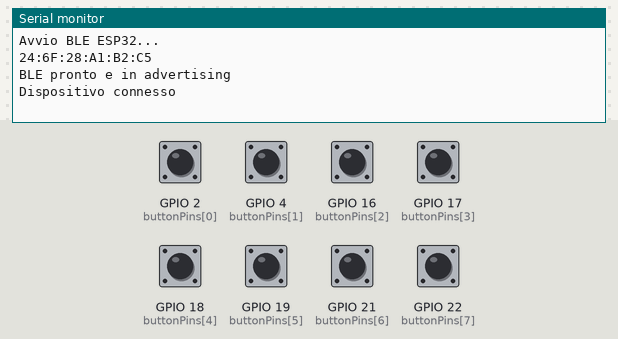
The sketch below on a simulated ESP32. Parts: the last lines printed to the serial monitor. The test bench sets the inputs (shaded band); at power-on: GPIO 2 (buttonPins[0]), GPIO 4 (buttonPins[1]), GPIO 16 (buttonPins[2]), GPIO 17 (buttonPins[3]), GPIO 18 (buttonPins[4]), GPIO 19 (buttonPins[5]), GPIO 21 (buttonPins[6]), GPIO 22 (buttonPins[7]) HIGH. Nothing arrives over Bluetooth unless stated; a phone connects over Bluetooth LE 3 s after start.

Above: at 3.9 s.
4.0 s: GPIO 2 (buttonPins[0]) pulled LOW for 0.15 s
At 5.2 s:
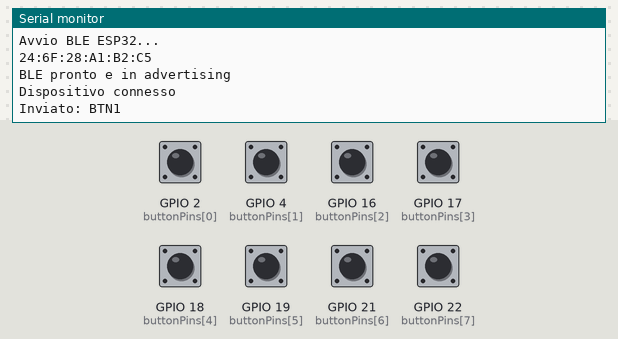
5.6 s: GPIO 4 (buttonPins[1]) pulled LOW for 0.15 s
At 6.5 s:
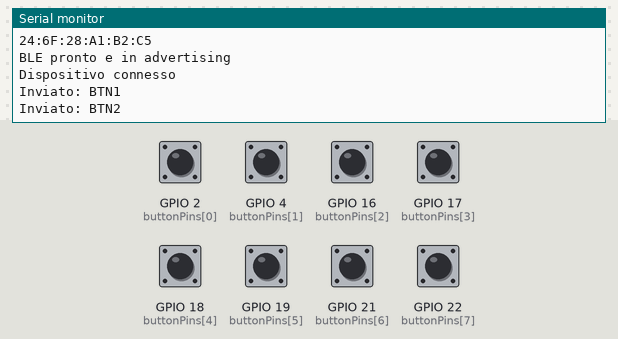
7.2 s: GPIO 16 (buttonPins[2]) pulled LOW for 0.15 s
At 7.8 s:
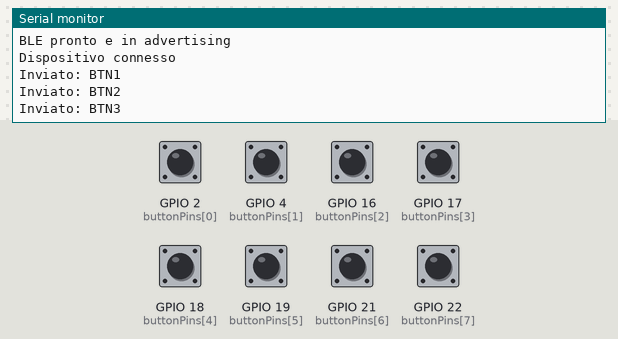
8.8 s: GPIO 17 (buttonPins[3]) pulled LOW for 0.15 s
At 10.0 s:
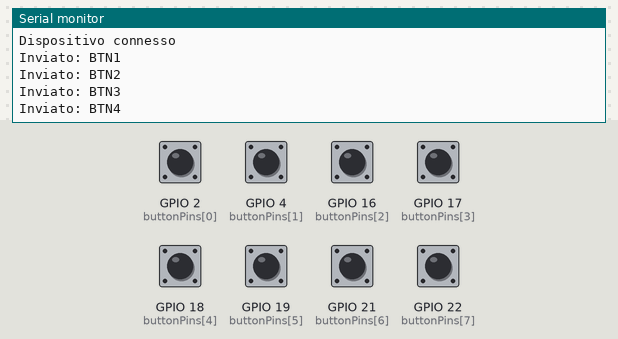
10.4 s: GPIO 18 (buttonPins[4]) pulled LOW for 0.15 s
At 11.6 s:
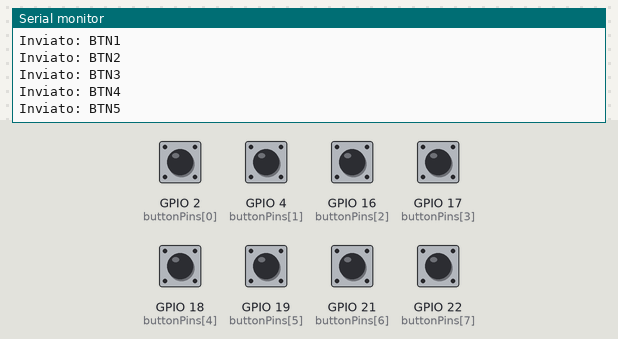
12.0 s: GPIO 19 (buttonPins[5]) pulled LOW for 0.15 s
At 12.9 s:
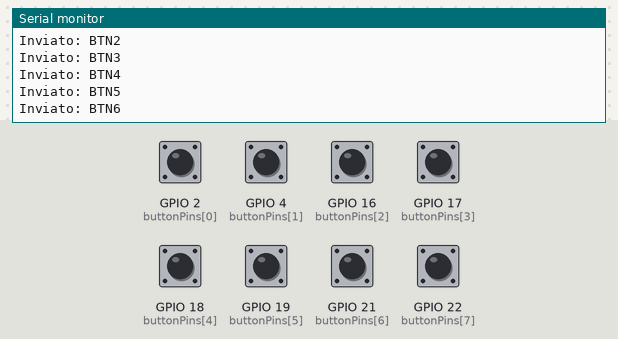
Timing chart, 0 to 14.6 s (numbered marks = the images above; inputs shaded):
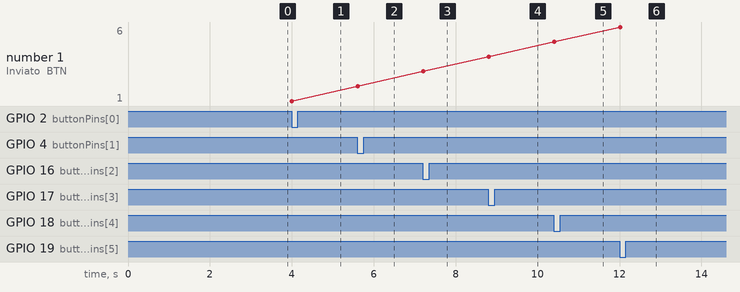

Measured:
- after the input at 4.0 s, the serial monitor: prints a new line at once (image 1)
- after the input at 5.6 s, the serial monitor: prints a new line at once (image 2)
- after the input at 7.2 s, the serial monitor: prints a new line at once (image 3)
- after the input at 8.8 s, the serial monitor: prints a new line at once (image 4)
- after the input at 10.4 s, the serial monitor: prints a new line at once (image 5)
- after the input at 12.0 s, the serial monitor: prints a new line at once (image 6)
- plotted number 1: 1 → 2 after the input at 5.6 s, 2 → 3 after the input at 7.2 s, 3 → 4 after the input at 8.8 s, 4 → 5 after the input at 10.4 s, 5 → 6 after the input at 12.0 s

The sketch:

steering_buttons.ino
```cpp
#include <BLEDevice.h>
#include <BLEServer.h>
#include <BLEUtils.h>
#include <BLE2902.h>
#include "esp_bt_device.h"

// UUID per servizio e caratteristica
#define SERVICE_UUID        "12345678-1234-5678-1234-56789abcdef0"
#define CHARACTERISTIC_UUID "abcdef01-1234-5678-1234-56789abcdef0"

BLEServer* pServer = nullptr;
BLECharacteristic* pCharacteristic = nullptr;
bool deviceConnected = false;

// Contatore opzionale
uint32_t counter = 0;

// Array dei pin dei pulsanti
const int buttonPins[8] = {2, 4, 16, 17, 18, 19, 21, 22};
// Array dello stato precedente dei pulsanti
bool buttonState[8] = {HIGH, HIGH, HIGH, HIGH, HIGH, HIGH, HIGH, HIGH};

// Callback connessione/disconnessione
class MyServerCallbacks : public BLEServerCallbacks {
  void onConnect(BLEServer* pServer) override {
    deviceConnected = true;
    Serial.println("Dispositivo connesso");
  }

  void onDisconnect(BLEServer* pServer) override {
    deviceConnected = false;
    Serial.println("Dispositivo disconnesso");
    pServer->startAdvertising();
  }
};

void printDeviceAddress() {
  const uint8_t* point = esp_bt_dev_get_address();
  for (int i = 0; i < 6; i++) {
    char str[3];
    sprintf(str, "%02X", (int)point[i]);
    Serial.print(str);
    if (i < 5) Serial.print(":");
  }
  Serial.println();
}

void setup() {
  Serial.begin(115200);
  Serial.println();
  Serial.println("Avvio BLE ESP32...");


  // Inizializza BLE
  BLEDevice::init("ESP32_BLE_Server");

  // Stampa MAC BLE
  printDeviceAddress();

  // Crea server BLE
  pServer = BLEDevice::createServer();
  pServer->setCallbacks(new MyServerCallbacks());

  // Servizio e caratteristica
  BLEService *pService = pServer->createService(SERVICE_UUID);
  pCharacteristic = pService->createCharacteristic(
                      CHARACTERISTIC_UUID,
                      BLECharacteristic::PROPERTY_READ |
                      BLECharacteristic::PROPERTY_NOTIFY
                    );
  pCharacteristic->addDescriptor(new BLE2902());
  pService->start();

  // Advertising
  BLEAdvertising *pAdvertising = BLEDevice::getAdvertising();
  pAdvertising->addServiceUUID(SERVICE_UUID);
  BLEDevice::startAdvertising();

  Serial.println("BLE pronto e in advertising");

  // Configura pin dei pulsanti come input pull-up
  for (int i = 0; i < 8; i++) {
    pinMode(buttonPins[i], INPUT_PULLUP);
  }
}

void loop() {
  if (deviceConnected) {
    // Controllo pulsanti
    for (int i = 0; i < 8; i++) {
      bool currentState = digitalRead(buttonPins[i]);

            // Se il pulsante è premuto (LOW) e prima era HIGH -> invia codice
      if (currentState == LOW && buttonState[i] == HIGH) {
        char msg[10];
        snprintf(msg, sizeof(msg), "BTN%d", i+1);
        pCharacteristic->setValue((uint8_t*)msg, strlen(msg));
        pCharacteristic->notify();
        Serial.print("Inviato: ");
        Serial.println(msg);
      }
      buttonState[i] = currentState; // aggiorna stato precedente
    }
  }

  delay(50); // piccolo debounce software
}
```
